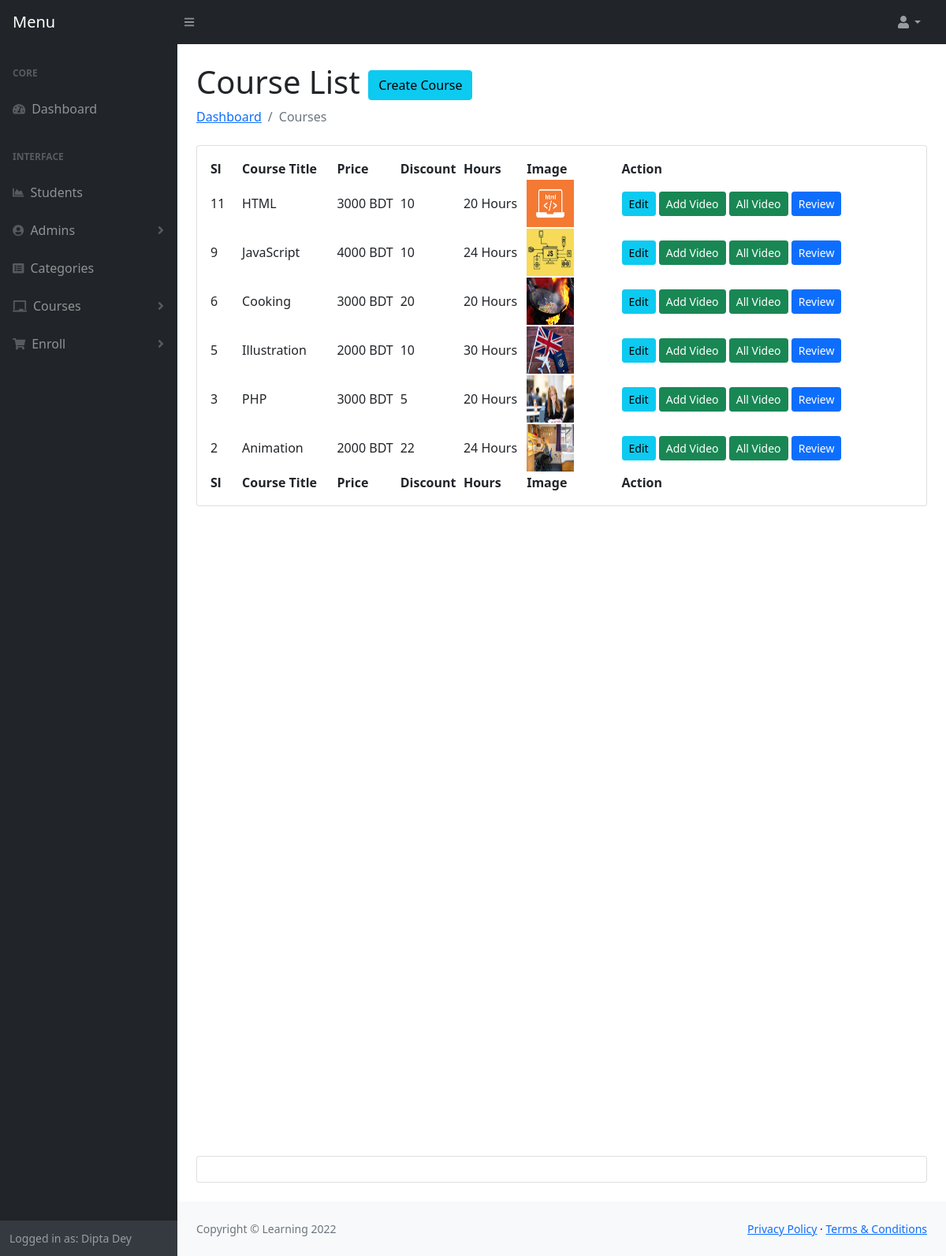
The page /admin/courses.php (signed in) on the database its author committed.
### tables this page shows
CREATE TABLE `courses` (
  `course_id` int(11) NOT NULL,
  `category_id` int(11) NOT NULL,
  `course_title` varchar(191) NOT NULL,
  `banner` varchar(191) NOT NULL,
  `short_description` text NOT NULL,
  `description` longtext NOT NULL,
  `price` varchar(191) NOT NULL,
  `discount` varchar(100) NOT NULL,
  `hours` varchar(100) NOT NULL,
  `total_hit` int(11) NOT NULL,
  `ratting` int(11) NOT NULL,
  `demo_video` varchar(191) DEFAULT NULL,
  `is_active` tinyint(4) NOT NULL,
  `created_at` timestamp NOT NULL DEFAULT current_timestamp()
);

### admin/courses.php (the view, shortened to what this page needs)
<?php include 'header.php'; ?>
<main>
    <div class="container-fluid px-4">
        <h1 class="mt-4">Course List <a class="btn btn-info" href="createcourse.php">Create Course</a></h1>
        <ol class="breadcrumb mb-4">
            <li class="breadcrumb-item"><a href="index.php">Dashboard</a></li>
            <li class="breadcrumb-item active">Courses</li>
        </ol>
        <div class="card mb-4">
            <div class="card-body">
                <table id="datatablesSimple">
                    <thead>
                        <tr>
                            <th width="5%">Sl</th>
                            <th width="15%">Course Title</th>
                            <th width="10%">Price</th>
                            <th width="10%">Discount</th>
                            <th width="10%">Hours</th>
                            <th width="15%">Image</th>
                            <th width="35%">Action</th>
                        </tr>
                    </thead>
                    <tfoot>
                        <tr>
                            <th>Sl</th>
                            <th>Course Title</th>
                            <th>Price</th>
                            <th>Discount</th>
                            <th>Hours</th>
                            <th>Image</th>
                            <th>Action</th>
                        </tr>
                    </tfoot>
                    <tbody>
                        <?php
                        $query = "SELECT * FROM courses left join categories on categories.cat_id=courses.category_id where courses.is_active=0 Order By course_id desc";
                        $result = $con->query($query);
                        if ($result->num_rows > 0) {
                            foreach ($result as $key => $value) {
                        ?>
                        <tr>
                            <td><?php echo $value['course_id']; ?></td>
                            <td><?php echo $value['course_title'] ?></td>
                            <td><?php echo $value['price']; ?> BDT</td>
                            <td><?php echo $value['discount']; ?></td>
                            <td><?php echo $value['hours']; ?> Hours</td>
                            <td><img style="height:60px; width: 60px;" src="../<?php echo $value['banner']; ?>"></td>
                            <td>
                                <a href="editcourse.php?editid=<?php echo $value['course_id']; ?>" class="btn btn-info btn-sm">Edit</a>
                                <a href="addvideo.php?addid=<?php echo $value['course_id']; ?>" class="btn btn-success btn-sm">Add Video</a>
                                <a href="video-single.php?vidid=<?php echo $value['course_id']; ?>" class="btn btn-success btn-sm">All Video</a>
                                <a href="review.php?revid=<?php echo $value['course_id']; ?>" class="btn btn-primary btn-sm">Review</a>
                            </td>
                        </tr>
                        <?php }
                        } ?>
                    </tbody>
                </table>
            </div>
        </div>
        <div style="height: 100vh"></div>
        <div class="card mb-4">
            <div class="card-body"></div>
        </div>
    </div>
</main>
<?php include 'footer.php'; ?>

### rows shown on the page
courses: course_id "11", course_title "HTML", price "3000", discount "10", hours "20", banner (picture)
courses: course_id "9", course_title "JavaScript", price "4000", discount "10", hours "24", banner (picture)
courses: course_id "6", course_title "Cooking", price "3000", discount "20", hours "20", banner (picture)
courses: course_id "5", course_title "Illustration", price "2000", discount "10", hours "30", banner (picture)
courses: course_id "3", course_title "PHP", price "3000", discount "5", hours "20", banner (picture)
courses: course_id "2", course_title "Animation", price "2000", discount "22", hours "24", banner (picture)

### other values the page prints
$_SESSION['first_name'] "Dipta"
$_SESSION['last_name'] "Dey"
